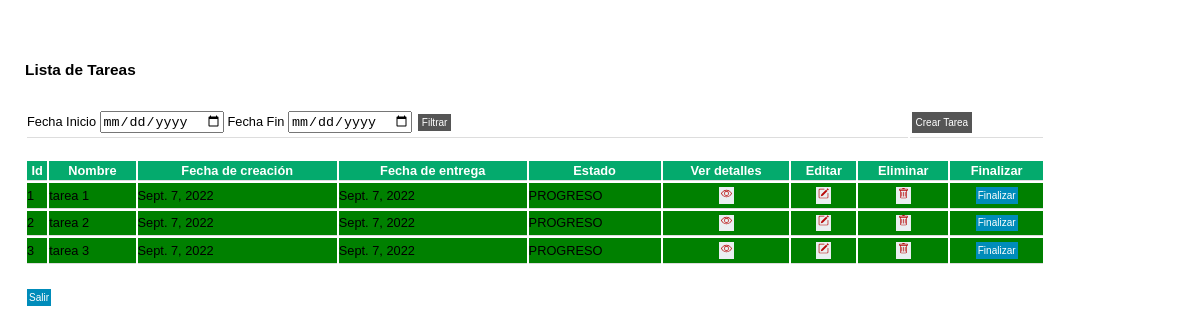
Before: /gestion_tareas/dashboard/gustavo@pucp.pe with the older database file.
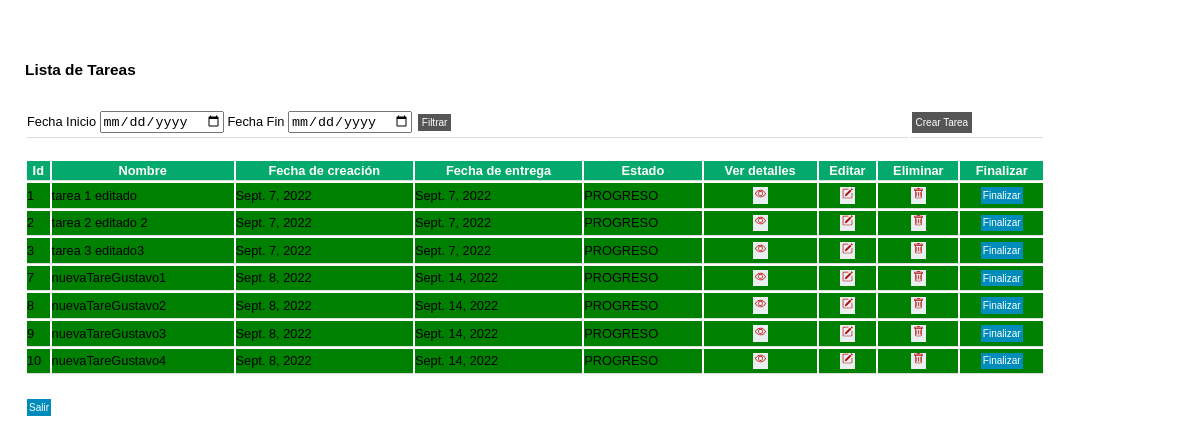
After: the same page with the newer database file.
### gestion_tareas/models.py (models this page shows)
class tarea(models.Model):
    descripcion = models.CharField(max_length=128,default='')
    fecha_cracion = models.DateField(default=datetime.date.today)
    fecha_entrega = models.DateField(default=datetime.date.today)
    responsable = models.CharField(max_length=128,default='')
    estado = models.CharField(max_length=128,default='PROGRESO')

### gestion_tareas/views.py (the view, shortened to what this page needs)
# urls.py: path('dashboard/<str:responsable>',views.dashboard,name='dashboard'),
def dashboard(request,responsable):
    lista_tareas = tarea.objects.filter(responsable=responsable)
    lista_tareas = lista_tareas.exclude(estado='ELIMINADO')
    return render(request,'gestion_tareas/dashboard.html',{
        'lista_tareas':lista_tareas,
        'responsable':responsable
    })

### gestion_tareas/templates/gestion_tareas/dashboard.html (shortened to what this page needs)
{% load static %}
<!DOCTYPE html>
<html>
    <head>
        <link rel="stylesheet" href="{% static 'gestion_tareas/base.css' %}" >
    </head>
    <body>
        <div class="container col-md-8">
            <br>
            <h3>Lista de Tareas</h3>
            <br>
            <form method="post" action="{% url 'gestion_tareas:dashboard' responsable %}">
            <table>
                <tbody>
                    <tr>
                        <td>
                            <label>Fecha Inicio</label>
                            <input type="date" class="form-control" name="fecha_inicio">
                            <label>Fecha Fin</label>
                            <input type="date" class="form-control" name="fecha_fin">
                            <button type="submit" class="button">Filtrar</button>
                        </td>
                        <td>
                            <div class="right">
                                <a class="button" href="{% url 'gestion_tareas:crear_tarea' responsable %}">Crear Tarea</a>
                            </div>
                        </td>
                    </tr>
                </tbody>
            </table>
            </form>
            <br>
            <table>
                <thead>
                    <th>Id</th>
                    <th>Nombre</th>
                    <th>Fecha de creación</th>
                    <th>Fecha de entrega</th>
                    <th>Estado</th>
                    <th>Ver detalles</th>
                    <th>Editar</th>
                    <th>Eliminar</th>
                    <th>Finalizar</th>
                </thead>
                <tbody class="table-primary">
                    {% for tarea in lista_tareas %}
                        {% if tarea.estado == "PROGRESO" %}
                        <tr bgcolor="#008000">
                        {% elif tarea.estado == "FINALIZANDO" %}
                        <tr bgcolor="#FFFF00">
                        {% elif tarea.estado == "FINALIZADO" %}
                        <tr bgcolor="#00FFFF">
                        {% elif tarea.estado == "PENDIENTE" %}
                        <tr bgcolor="#FF0000">
                        {% endif %}
                            <td>{{ tarea.id }}</td>
                            <td class="table-primary">{{ tarea.descripcion }}</td>
                            <td class="table-primary">{{ tarea.fecha_cracion }}</td>
                            <td class="table-primary">{{ tarea.fecha_entrega }}</td>
                            <td class="table-primary">{{ tarea.estado }}</td>
                            <td class="td_center">
                                <a class="button3" href="{% url 'gestion_tareas:detalle_tarea' tarea.id %}">
                                </a>
                            </td>
                            <td class="td_center">
                                <a class="button3" href="{% url 'gestion_tareas:editar_tarea' tarea.id %}">
                                </a>
                            </td>
                            <td class="td_center">
                                <a class="button3" href="{% url 'gestion_tareas:eliminar_tarea' tarea.id %}">
                                </a>
                            </td>
                            <td class="td_center">
                                <a class="button2" href="{% url 'gestion_tareas:finalizar_tarea' tarea.id %}">Finalizar</a>
                            </td>
                        </tr>
                    {% endfor %}
                </tbody>
            </table>
        </div>
        <br>
        <a class="button2" href="{% url 'gestion_tareas:ingresar' %}">Salir</a>
    </body>
</html>

### gestion_tareas/static/gestion_tareas/base.css (style rules this page uses)
body { margin: 0; padding: 0; font-size: 80%; line-height: 1.5; font-family: Arial, Helvetica, sans-serif; width: 85%; margin: 25px; }
h1, h2, h3, h4 { margin: 1em 0 .5em; line-height: 1.25 }
h3 { font-size: 1.2em }
table { width: 100%; font-size: 1.0em }
th, td { text-align: left; padding: 0; border-bottom: 1px solid #ddd; }
.td_center { text-align: center; padding: 0; border-bottom: 1px solid #ddd; }
th { background-color: #04AA6D; color: white; text-align: center; }
.button { background-color: #555555; border: none; color: white; padding: 3px 4px; text-align: center; text-decoration: none; display: inline-block; font-size: 10px; margin: 4px 2px; cursor: pointer; }
.button2 { background-color: #008CBA; border: none; color: white; padding: 0.8px 2px; text-align: center; text-decoration: none; display: inline-block; font-size: 10px; margin: 4px 2px; cursor: pointer; }
.button3 { background-color: #eaeff1; border: none; color: rgb(184, 9, 9); padding: 0.8px 2px; text-align: center; text-decoration: none; display: inline-block; font-size: 10px; margin: 4px 2px; cursor: pointer; }
.right { position: sticky; right: auto; left: auto; width: 70%; padding: 0px; }

Changed rows visible on the page:
changed tarea id 1: descripcion "tarea 1" → "tarea 1 editado"
changed tarea id 2: descripcion "tarea 2" → "tarea 2 editado 2"
changed tarea id 3: descripcion "tarea 3" → "tarea 3 editado3"
added tarea: id "7", descripcion "nuevaTareGustavo1", fecha_cracion "Sept. 8, 2022", fecha_entrega "Sept. 14, 2022", estado "PROGRESO"
added tarea: id "8", descripcion "nuevaTareGustavo2", fecha_cracion "Sept. 8, 2022", fecha_entrega "Sept. 14, 2022", estado "PROGRESO"
added tarea: id "9", descripcion "nuevaTareGustavo3", fecha_cracion "Sept. 8, 2022", fecha_entrega "Sept. 14, 2022", estado "PROGRESO"
added tarea: id "10", descripcion "nuevaTareGustavo4", fecha_cracion "Sept. 8, 2022", fecha_entrega "Sept. 14, 2022", estado "PROGRESO"
